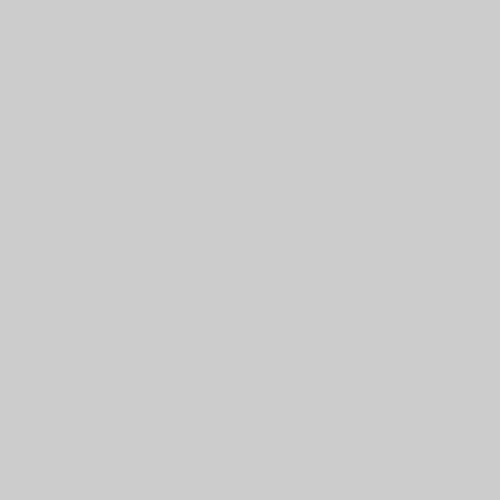
Frame 1 (no input)
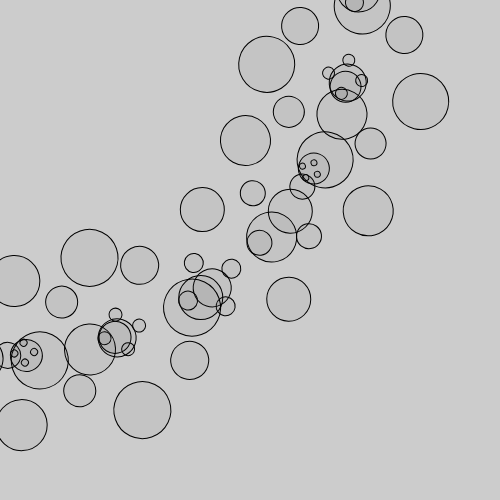
Frame 60 (no input)
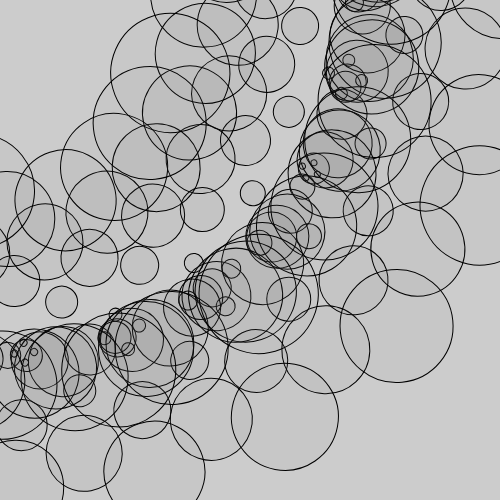
Frame 120 (the mouse pressed at the canvas centre since frame 60)

The p5.js sketch that drew these frames (run headless with seeded random() and noise() and a simulated clock; from frame 60 on, the mouse is pressed at the canvas centre):

// p5.js sketch
// ── sketch.js
// sketch_1 (p5.js 2.3.4 port of a #p5t Processing sketch)
// https://github.com/madparker/-p5t/blob/main/%23p5t/ArtSketch/06_28_2020/sketch_1/sketch_1.pde
// #p5t/ArtSketch/06_28_2020/sketch_1/sketch_1.pde

let x = 250;
let m = 250;
let a = 1;

function setup() {
  createCanvas(500, 500);
  background(204); // Processing default background
  m = 0;
}

function draw() {
  fill(m, 12);
  rotate(m);
  circle(x + m, x + m, m);
  circle(x - m, x + m, m);
  circle(x - m, x - m, m);
  circle(x + m, x - m, m);

  if (m > 1100 || m < -500) {
    a *= -1;
  }
  m += a;
}

// ---- Original Processing source: #p5t/ArtSketch/06_28_2020/sketch_1/sketch_1.pde
/*
float x = 250;
float m = 250;
float a = 1;

void setup(){
  size(500, 500);
  m = 0;
}

void draw(){
  fill(m, 12);
  rotate(m);
  circle(x+m, x+m, m);
  circle(x-m, x+m, m);
  circle(x-m, x-m, m);
  circle(x+m, x-m, m);
  
  if(m > 1100 || m < -500){
    a*=-1;
  }
  m+=a;
}
*/
